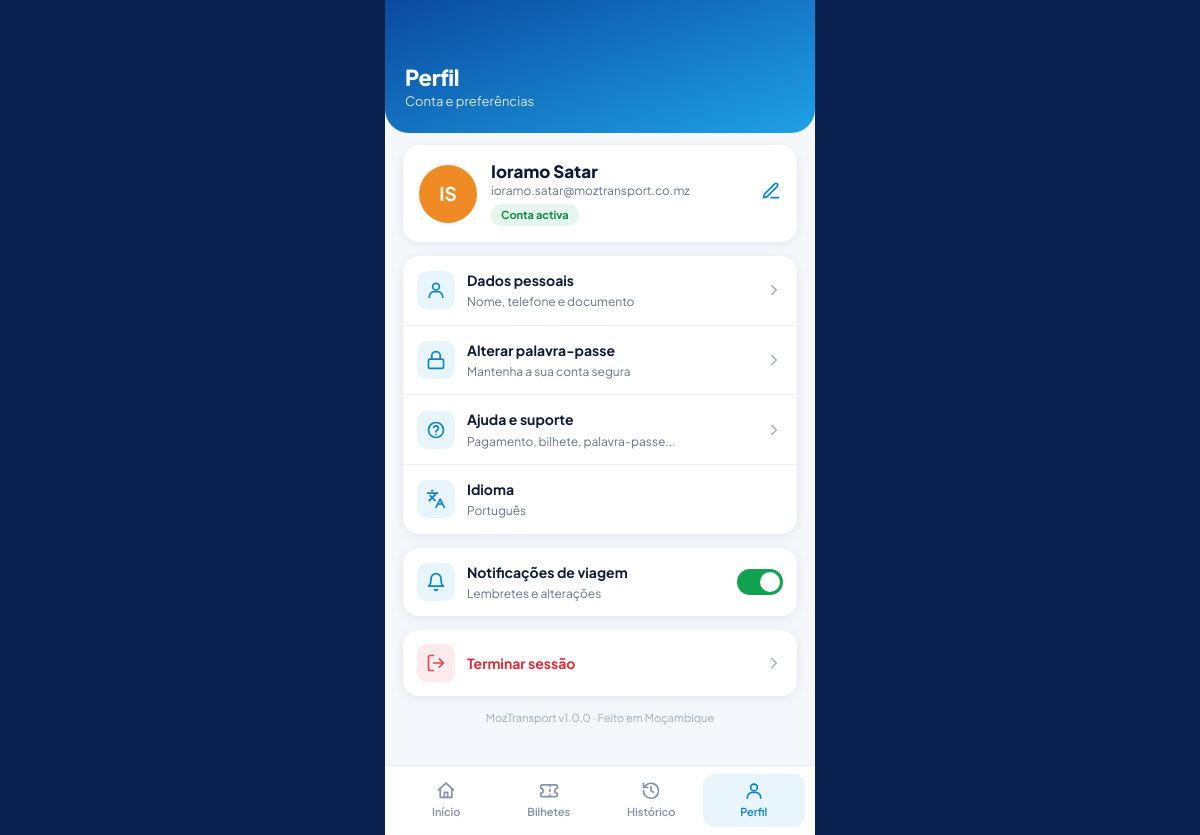
/passageiro/perfil.php (signed in), run on the app's committed database.
### tables this page shows
CREATE TABLE `utilizador` (
  `id_utilizador` int(10) unsigned NOT NULL AUTO_INCREMENT,
  `nome` varchar(100) NOT NULL,
  `email` varchar(120) NOT NULL,
  `senha` varchar(255) NOT NULL,
  `telefone` varchar(30) DEFAULT NULL,
  `documento` varchar(30) DEFAULT NULL,
  `foto` varchar(255) DEFAULT NULL,
  `agencia` varchar(100) DEFAULT NULL,
  `perfil` enum('passageiro','bilheteiro','cobrador','gestor','administrador') NOT NULL DEFAULT 'passageiro',
  `id_transportadora` int(10) unsigned DEFAULT NULL,
  `activo` tinyint(1) NOT NULL DEFAULT 1,
  `data_criacao` datetime NOT NULL DEFAULT current_timestamp(),
  `tentativas_falhadas` tinyint(3) unsigned NOT NULL DEFAULT 0,
  `bloqueado_ate` datetime DEFAULT NULL,
  `ultimo_acesso` datetime DEFAULT NULL,
  `notificacoes` tinyint(1) NOT NULL DEFAULT 1,
  `notificacoes_vistas_em` datetime DEFAULT NULL,
  PRIMARY KEY (`id_utilizador`),
  UNIQUE KEY `uq_utilizador_email` (`email`),
  UNIQUE KEY `uq_utilizador_documento` (`documento`),
  KEY `idx_utilizador_perfil` (`perfil`),
  KEY `fk_utilizador_transportadora` (`id_transportadora`),
  CONSTRAINT `fk_utilizador_transportadora` FOREIGN KEY (`id_transportadora`) REFERENCES `transportadora` (`id_transportadora`) ON DELETE SET NULL ON UPDATE CASCADE
);

### passageiro/perfil.php (the view, shortened to what this page needs)
<?php
require_once __DIR__ . '/../includes/passageiro.php';
$sessao = exigir_passageiro();
$st = $pdo->prepare('SELECT * FROM utilizador WHERE id_utilizador = ?');
$st->execute([$sessao['id_utilizador']]);
$u = $st->fetch();
?>
<div class="perfil-cartao" style="margin-top:-6px">
  <?= avatar_html($u) ?>
  <div style="flex:1"><h3><?= e($u['nome']) ?></h3><small><?= e($u['telefone'] ?? $u['email']) ?></small>
    <span class="etq-app etq-verde">Conta activa</span></div>
  <a href="<?= e(url('passageiro/dados.php')) ?>" aria-label="Editar" style="color:var(--azul-forte)"><?= ic('editar') ?></a>
</div>
<div class="lista-op">
  <a class="op" href="<?= e(url('passageiro/dados.php')) ?>"><span class="icone"><?= ic('utilizador') ?></span>
    <span class="txt"><b>Dados pessoais</b><small>Nome, telefone e documento</small></span><?= ic('direita', 'seta') ?></a>
  <a class="op" href="<?= e(url('passageiro/senha.php')) ?>"><span class="icone"><?= ic('cadeado') ?></span>
    <span class="txt"><b>Alterar palavra-passe</b><small>Mantenha a sua conta segura</small></span><?= ic('direita', 'seta') ?></a>
  <a class="op" href="<?= e(url('passageiro/suporte.php')) ?>"><span class="icone"><?= ic('ajuda') ?></span>
    <span class="txt"><b>Ajuda e suporte</b><small>Pagamento, bilhete, palavra-passe...</small></span><?= ic('direita', 'seta') ?></a>
  <div class="op" style="cursor:default"><span class="icone"><?= ic('idioma') ?></span>
    <span class="txt"><b>Idioma</b><small>Português</small></span></div>
</div>
<div class="lista-op">
  <div class="op" style="cursor:default"><span class="icone"><?= ic('sino') ?></span>
    <span class="txt"><b>Notificações de viagem</b><small>Lembretes e alterações</small></span>
    <label class="sw"><input type="checkbox" id="sw-notificacoes" <?= (int)$u['notificacoes'] ? 'checked' : '' ?>
      data-url="<?= e(url('api/passageiro_notificacoes.php')) ?>" data-csrf="<?= e(csrf_token()) ?>"><span></span></label></div>
</div>
<div class="lista-op">
  <a class="op perigo" href="<?= e(url('auth/logout.php')) ?>"><span class="icone"><?= ic('sair') ?></span>
    <span class="txt"><b>Terminar sessão</b></span><?= ic('direita', 'seta') ?></a>
</div>
<p class="versao"><?= e(APP_NOME) ?> v1.0.0 · Feito em Moçambique</p>

### includes/funcoes.php (shortened to what this page needs)
<?php
function e($valor): string {
    return htmlspecialchars((string)$valor, ENT_QUOTES, 'UTF-8');
}
function url(string $caminho = ''): string {
    return BASE_URL . '/' . ltrim($caminho, '/');
}
function iniciais(string $nome): string {
    $partes = preg_split('/\s+/', trim($nome));
    $i = mb_strtoupper(mb_substr($partes[0], 0, 1));
    if (count($partes) > 1) {
        $i .= mb_strtoupper(mb_substr(end($partes), 0, 1));
    }
    return $i;
}
function avatar_html(array $u, string $classe = ''): string {
    $cores = ['#12a150', '#f08a24', '#6c47e8', '#0ea5e9', '#d62854', '#e6b800'];
    $cor = $cores[crc32((string)($u['nome'] ?? '')) % count($cores)];
    return '<span class="avatar ' . e($classe) . '" style="background:' . $cor . '">' . e(iniciais($u['nome'] ?? '?')) . '</span>';
}

### assets/css/base.css (style rules this page uses)
:root { --azul:#1ea1e6; --azul-forte:#0b84cc; --navy:#0a2150; --navy-2:#102b66; --texto:#0f1b34; --cinza:#66758c; --borda:#e1e7f0; --fundo:#f4f6fa; --branco:#fff; --erro:#d92d3a; --erro-bg:#fdecee; --ok:#12a150; --ok-bg:#e7f7ee; --info:#0b6fb0; --info-bg:#e9f5fd; --roxo:#6c47e8; --roxo-bg:#f0ecff; --acento:var(--azul); --acento-forte:var(--azul-forte); --raio:10px; --fonte:'Plus Jakarta Sans','Inter',system-ui,-apple-system,'Segoe UI',Roboto,sans-serif; }
* { box-sizing:border-box }
html,body { margin:0 }
body { font-family:var(--fonte);color:var(--texto);background:var(--fundo);font-size:14px;line-height:1.45 }
a { color:var(--azul-forte);text-decoration:none }
h1,h2,h3 { margin:0;line-height:1.2 }
.icone { width:18px;height:18px;flex:none }
.avatar { display:inline-flex;align-items:center;justify-content:center;width:36px;height:36px;border-radius:50%; color:#fff;font-weight:700;font-size:13px;overflow:hidden;flex:none }

### assets/css/app.css (style rules this page uses)
body.app { background:var(--navy);display:flex;justify-content:center;min-height:100vh }
.etq-verde { background:#e5f7ec;color:#0f8a45 }
.etq-app { display:inline-block;padding:3px 10px;border-radius:999px;font-size:11px;font-weight:700 }
.perfil-cartao { display:flex;align-items:center;gap:14px;background:#fff;border-radius:16px;padding:16px;margin-bottom:14px;box-shadow:0 2px 12px rgba(10,33,80,.07) }
.perfil-cartao .avatar { width:58px;height:58px;font-size:19px }
.perfil-cartao h3 { font-size:17px;font-weight:800 }
.perfil-cartao small { color:var(--cinza);display:block;font-size:12px;margin-bottom:4px }
.lista-op { background:#fff;border-radius:16px;margin-bottom:14px;overflow:hidden;box-shadow:0 2px 12px rgba(10,33,80,.07) }
.op { display:flex;align-items:center;gap:12px;padding:14px;border-bottom:1px solid #eef1f6;color:inherit;width:100%;background:none;border-left:0;border-right:0;border-top:0;font:inherit;text-align:left;cursor:pointer }
.op:last-child { border-bottom:0 }
.op .icone { width:38px;height:38px;border-radius:10px;background:#e8f5fd;color:var(--azul-forte);display:flex;align-items:center;justify-content:center;flex:none }
.op .txt { flex:1 }
.op .txt b { display:block;font-size:14px }
.op .txt small { color:var(--cinza);font-size:12px }
.op.perigo .icone { background:#fdeaec;color:#e5484d }
.op.perigo b { color:#d92d3a }
.sw { position:relative;display:inline-block;width:46px;height:26px }
.sw span { position:absolute;inset:0;background:#cfd6e4;border-radius:26px;cursor:pointer;transition:.2s }
.sw span::before { content:"";position:absolute;width:20px;height:20px;left:3px;top:3px;background:#fff;border-radius:50%;transition:.2s }
.sw input:checked+span { background:#12a150 }
.sw input:checked+span::before { transform:translateX(20px) }
.versao { text-align:center;font-size:11px;color:#a0adc2;margin-top:6px }

### data on the page
utilizador: nome "IS", nome "Ioramo Satar", email "ioramo.satar@moztransport.co.mz"

### other printed values
$o['h1'] "Perfil"
$o['sub'] "Conta e preferências"
APP_NOME "MozTransport"
$rotulo "Início"
$rotulo "Bilhetes"
$rotulo "Histórico"
$rotulo "Perfil"
